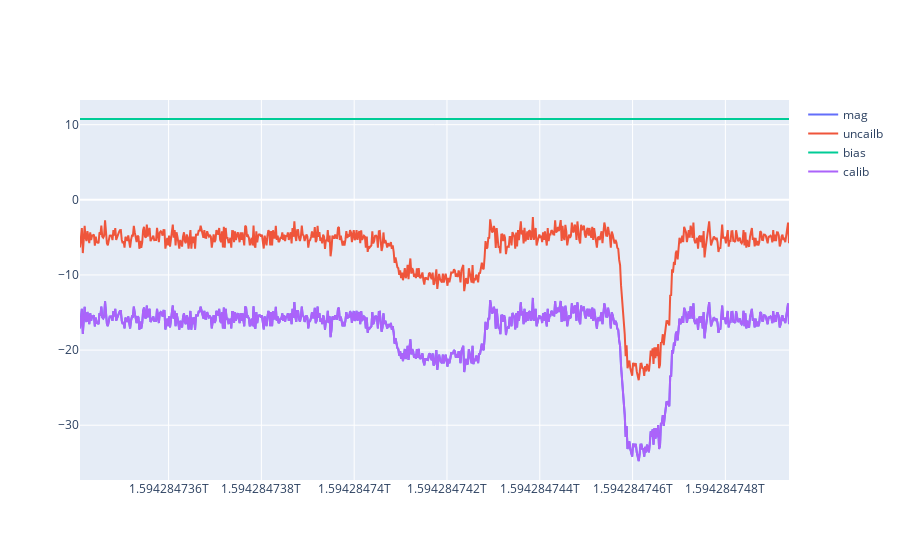

Notebook code for this chart:
### Code cell
fig = go.Figure()
fig.add_trace(go.Scatter(
    x=sensor_df['time'], 
    y=sensor_df['magy'],
    name="mag"))
fig.add_trace(go.Scatter(
    x=sensor_df['time'], 
    y=sensor_df['y_uncalib'],
    name="uncailb"))
fig.add_trace(go.Scatter(
    x=sensor_df['time'], 
    y=sensor_df['y_bias'],
    name="bias"))
fig.add_trace(go.Scatter(
    x=sensor_df['time'], 
    y=sensor_df['y_uncalib'] - sensor_df['y_bias'],
    name="calib"))

### Figure 1 — Plotly figure (JSON) as saved in the notebook; plotly's stock layout.template omitted (floating-point values rounded to 4 significant figures; data arrays with more than 128 entries replaced by an {"elided": "..."} marker saying what was removed)
{"data": [{"name": "mag", "type": "scatter", "x": {"elided": "764 int values"}, "y": {"elided": "764 float values"}}, {"name": "uncailb", "type": "scatter", "x": {"elided": "764 int values"}, "y": {"elided": "764 float values"}}, {"name": "bias", "type": "scatter", "x": {"elided": "764 int values"}, "y": {"elided": "764 float values"}}, {"name": "calib", "type": "scatter", "x": {"elided": "764 int values"}, "y": {"elided": "764 float values"}}], "layout": {}}
